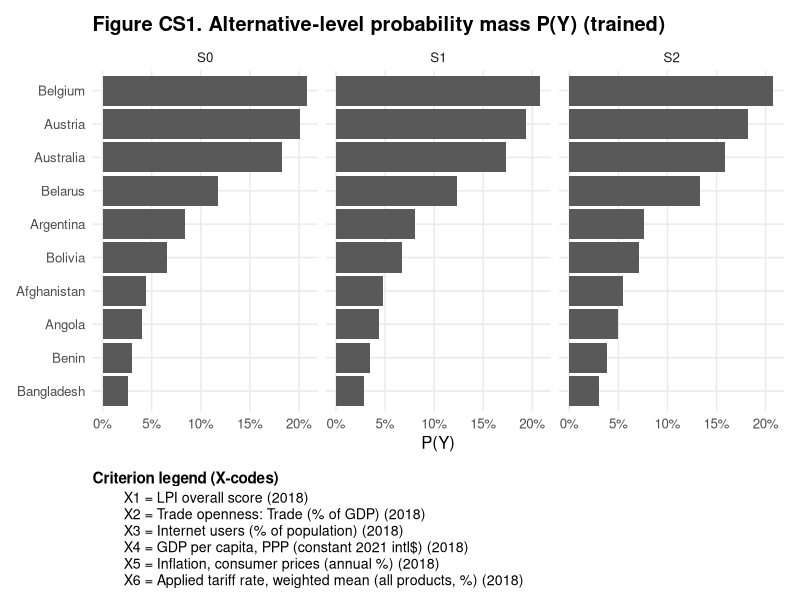
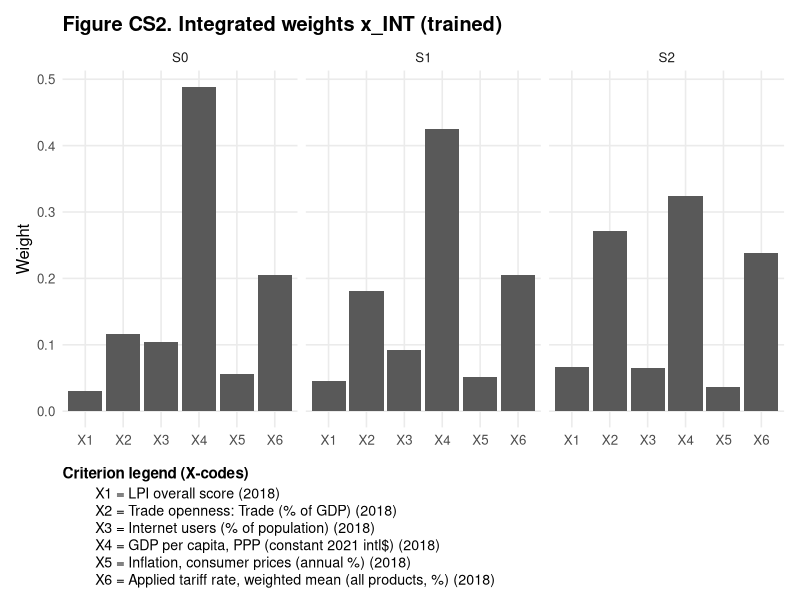
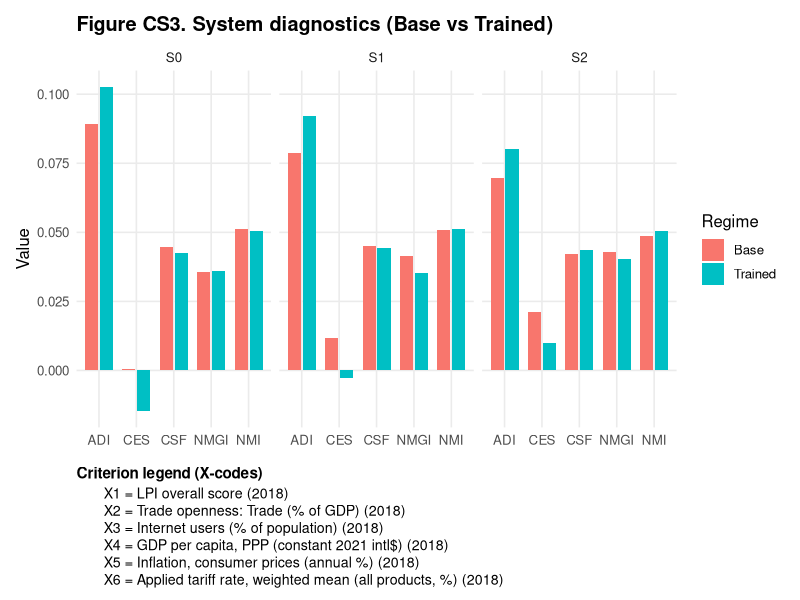
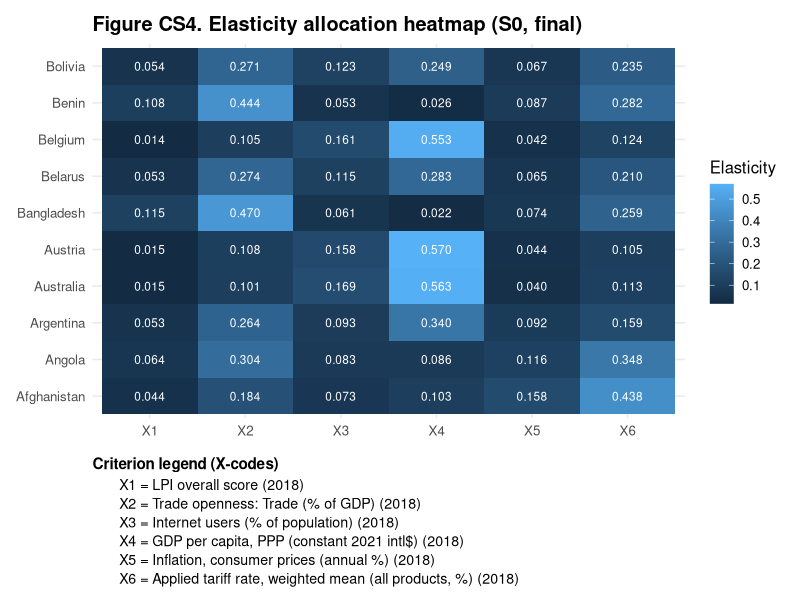
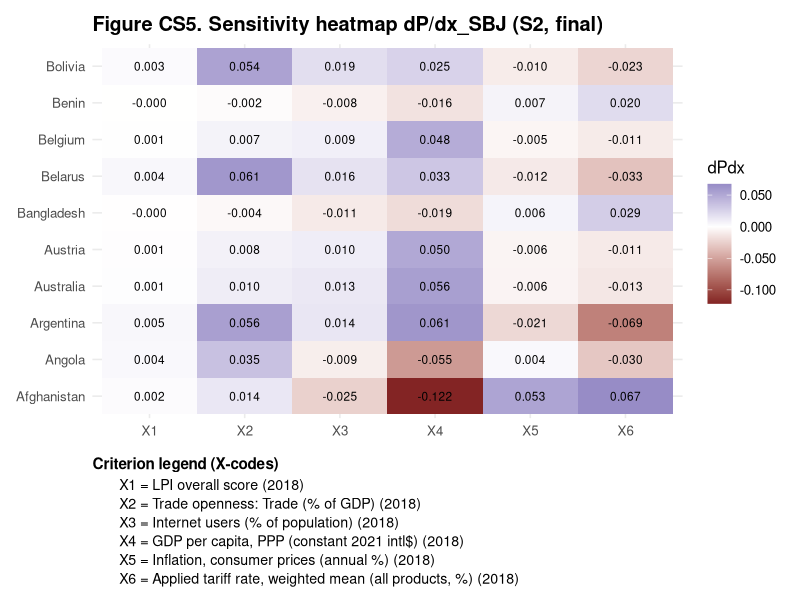
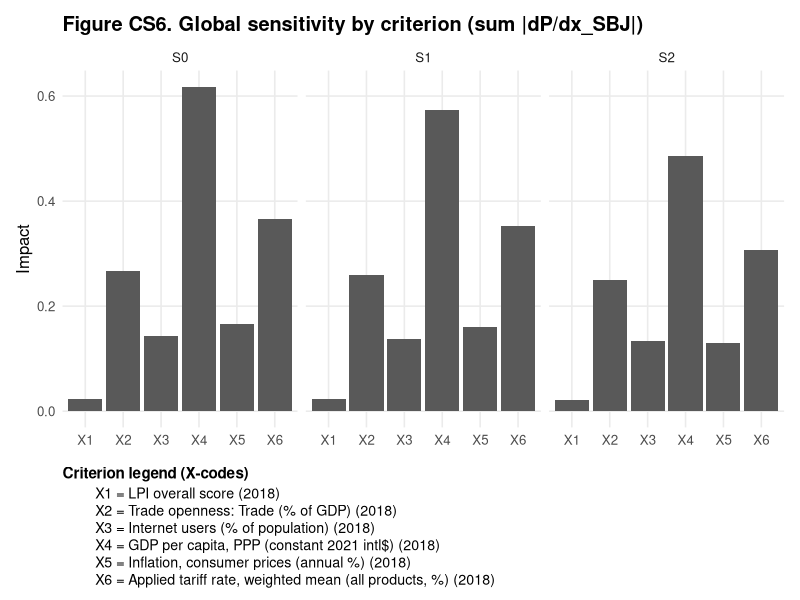

Here is the R script that generated these plots, in order:
## NES-MADM II Case Study Plots (X1..X6 + legend under each plot; self-contained) ##
## No file reads, no file writes; plots appear in the active graphics device. ##

suppressPackageStartupMessages({
  library(ggplot2)
  library(dplyr)
  library(tidyr)
  library(scales)
  library(patchwork)  # for plot stacking (plot / legend)
})

# --------------------
# Embedded results data
# --------------------
csv_data <- list(
  S0 = list(
    Weights = "criterion,x_OBJ,x_SBJ_base,x_INT_base,x_SBJ_trained,x_INT_trained\nLPI_Overall_2018,0.0260249495923246,0.213527182002479,0.0334464826708094,0.207660428931826,0.029900613916119\nTrade_Openness_%GDP_2018,0.131238845867537,0.153343840215721,0.121124105404443,0.160717534330803,0.116700019748099\nInternet_Users_%Pop_2018,0.140721847225536,0.153343840215721,0.102033621718552,0.169146477721765,0.103866764458129\nGDPpc_PPP_const2021$_2018,0.363042591208651,0.171543683634539,0.486967614911565,0.156102280190371,0.488727292739085\nInflation_CPI_%_2018,0.102093017222221,0.121708846935467,0.054019065666313,0.123334693406271,0.0554999084382001\nTariff_WM_AllProducts_%_MRV,0.23687874888373,0.186532606996073,0.202409109628317,0.183038585418965,0.205305400700369\n",
    Alternatives = "alternative,P_Y_base,P_Y_trained\nAfghanistan,0.0524703318354977,0.0440646312867626\nAngola,0.0413098072796611,0.0398937230035963\nArgentina,0.0822702231414602,0.0838829692752737\nAustralia,0.175451085341727,0.183204069173761\nAustria,0.190679625192888,0.200921039879047\nBangladesh,0.0323964780150571,0.026289967508393\nBelarus,0.109115764739274,0.117447145812153\nBelgium,0.195388741009365,0.20835560597423\nBenin,0.0348680511056126,0.0303063701030648\nBolivia,0.0860508923394585,0.065634477983718\n",
    System_Base = "S_Y,S_Y_given_X,I_Y_given_X,S_X,S_XY,J_XY,NMI,CES,CSF,ADI,NMGI\n3.02573463224701,2.89079468040967,0.134939951837338,2.23387570690442,5.25961033915143,0.134939951837338,0.0513122610847847,0.0003416500230804,0.044596956297486,0.0891631167743238,0.0355078050951722\n",
    System_Trained = "S_Y,S_Y_given_X,I_Y_given_X,S_X,S_XY,J_XY,NMI,CES,CSF,ADI,NMGI,DMI\n2.9807454155678,2.85390591434741,0.126839501220394,2.05769462838988,5.03844004395768,0.126839501220394,0.0503493317393895,-0.0147462026600183,0.042552978948,0.102705624785241,0.0359602196942132,0.940740740740741\n",
    Elasticities_Final = "Alternative,LPI_Overall_2018,Trade_Openness_%GDP_2018,Internet_Users_%Pop_2018,GDPpc_PPP_const2021$_2018,Inflation_CPI_%_2018,Tariff_WM_AllProducts_%_MRV\nAfghanistan,0.044458,0.183508,0.07278,0.10311,0.158258,0.437886\nAngola,0.064443,0.303725,0.082624,0.085534,0.115855,0.347819\nArgentina,0.053281,0.26426,0.093049,0.339553,0.091878,0.158978\nAustralia,0.014505,0.101445,0.168686,0.5627,0.039971,0.112692\nAustria,0.01519,0.107623,0.157812,0.569833,0.044087,0.105454\nBangladesh,0.11452,0.469965,0.060798,0.021675,0.074216,0.258826\nBelarus,0.052985,0.274227,0.115194,0.28294,0.064955,0.2097\nBelgium,0.014434,0.105267,0.16138,0.552588,0.042013,0.124318\nBenin,0.10791,0.44442,0.052907,0.025608,0.087035,0.28212\nBolivia,0.054458,0.271474,0.12267,0.248631,0.067477,0.235291\n",
    dP_dxSBJ_Final = "Alternative,dP/dLPI_Overall_2018,dP/dTrade_Openness_%GDP_2018,dP/dInternet_Users_%Pop_2018,dP/dGDPpc_PPP_const2021$_2018,dP/dInflation_CPI_%_2018,dP/dTariff_WM_AllProducts_%_MRV\nAfghanistan,0.003089,0.018317,-0.010268,-0.069837,0.046085,0.065424\nAngola,0.004186,0.033612,0.00042,-0.022708,0.008425,-0.010405\nArgentina,0.005027,0.060829,0.025543,0.122361,-0.037774,-0.099838\nAustralia,0.001117,0.009048,0.01653,0.10252,-0.0093,-0.02068\nAustria,0.00091,0.00746,0.012975,0.091345,-0.008803,-0.02038\nBangladesh,-0.00057,-0.00412,-0.01087,-0.01458,0.00619,0.02395\nBelarus,0.004832,0.06606,0.023561,0.053292,-0.01814,-0.04782\nBelgium,0.00086,0.00692,0.01201,0.08587,-0.00878,-0.01998\nBenin,-0.00032,-0.00266,-0.00788,-0.01218,0.00624,0.01699\nBolivia,0.002788,0.058318,0.022682,0.043114,-0.016286,-0.040946\n"
  ),
  S1 = list(
    Weights = "criterion,x_OBJ,x_SBJ_base,x_INT_base,x_SBJ_trained,x_INT_trained\nLPI_Overall_2018,0.0260249495923246,0.282762824180078,0.0506162676610129,0.273895399864027,0.0449221399893874\nTrade_Openness_%GDP_2018,0.131238845867537,0.20639497196336,0.18630894901052,0.218594414239789,0.180795944429309\nInternet_Users_%Pop_2018,0.140721847225536,0.121838975673184,0.0907163901938774,0.135659127851689,0.0926948118082019\nGDPpc_PPP_const2021$_2018,0.363042591208651,0.121838975673184,0.429792403195361,0.10300306633306,0.425606048305088\nInflation_CPI_%_2018,0.102093017222221,0.101803459373975,0.0508596932889824,0.0998517845471592,0.0514462850324135\nTariff_WM_AllProducts_%_MRV,0.23687874888373,0.165360793136219,0.191706296650246,0.169,0.2045347704356\n",
    Alternatives = "alternative,P_Y_base,P_Y_trained\nAfghanistan,0.056998625153174,0.0479767441860465\nAngola,0.0455406018052335,0.0439509101703295\nArgentina,0.0788050383426513,0.080630779392338\nAustralia,0.164325175193267,0.172688024711696\nAustria,0.182411434677097,0.193363844753663\nBangladesh,0.0358246158159851,0.0284685671916526\nBelarus,0.11265158869991,0.12314309113739\nBelgium,0.198902931216161,0.207903608864387\nBenin,0.0385414557608166,0.0343490304709141\nBolivia,0.085998533336704,0.0675233981225831\n",
    System_Base = "S_Y,S_Y_given_X,I_Y_given_X,S_X,S_XY,J_XY,NMI,CES,CSF,ADI,NMGI\n3.06015834865638,2.92257233995171,0.137586008704668,2.33736124665627,5.39751959531265,0.137586008704668,0.0509810828314853,0.0115869476310556,0.0449596162106908,0.0788005455728754,0.0414767618159557\n",
    System_Trained = "S_Y,S_Y_given_X,I_Y_given_X,S_X,S_XY,J_XY,NMI,CES,CSF,ADI,NMGI,DMI\n3.01617343119434,2.88294143200228,0.133231999192057,2.17833823461811,5.19451166581245,0.133231999192057,0.0512969914960764,-0.0028272266326824,0.0441717884257016,0.0920413315276462,0.035318625044901,0.866666666666667\n",
    Elasticities_Final = "Alternative,LPI_Overall_2018,Trade_Openness_%GDP_2018,Internet_Users_%Pop_2018,GDPpc_PPP_const2021$_2018,Inflation_CPI_%_2018,Tariff_WM_AllProducts_%_MRV\nAfghanistan,0.061346,0.261116,0.059656,0.082471,0.134738,0.400672\nAngola,0.081388,0.356929,0.076192,0.07357,0.091693,0.320228\nArgentina,0.075917,0.342561,0.084238,0.278293,0.076132,0.142859\nAustralia,0.024085,0.160668,0.155146,0.523923,0.036221,0.099957\nAustria,0.025687,0.175354,0.147379,0.531803,0.039993,0.079784\nBangladesh,0.137966,0.552898,0.047332,0.019022,0.061237,0.182545\nBelarus,0.076166,0.352728,0.101633,0.239574,0.055411,0.174488\nBelgium,0.024414,0.174773,0.14862,0.513814,0.040554,0.097825\nBenin,0.127571,0.527017,0.041302,0.021547,0.071307,0.211256\nBolivia,0.075264,0.345289,0.111205,0.213174,0.057541,0.197528\n",
    dP_dxSBJ_Final = "Alternative,dP/dLPI_Overall_2018,dP/dTrade_Openness_%GDP_2018,dP/dInternet_Users_%Pop_2018,dP/dGDPpc_PPP_const2021$_2018,dP/dInflation_CPI_%_2018,dP/dTariff_WM_AllProducts_%_MRV\nAfghanistan,0.002877,0.017629,-0.013269,-0.079031,0.049977,0.068682\nAngola,0.004103,0.034931,-0.000675,-0.029057,0.006986,-0.017909\nArgentina,0.004955,0.058696,0.022917,0.103517,-0.032408,-0.089484\nAustralia,0.001098,0.009135,0.015693,0.089907,-0.008707,-0.018148\nAustria,0.000886,0.007325,0.012101,0.08017,-0.008303,-0.017904\nBangladesh,-0.00057,-0.004105,-0.011207,-0.016053,0.006507,0.025428\nBelarus,0.004675,0.063629,0.022013,0.046487,-0.015777,-0.042809\nBelgium,0.000819,0.006744,0.011047,0.075296,-0.007737,-0.016488\nBenin,-0.00031,-0.002542,-0.008178,-0.013267,0.006716,0.017763\nBolivia,0.00269,0.055258,0.020676,0.041079,-0.016253,-0.038284\n"
  ),
  S2 = list(
    Weights = "criterion,x_OBJ,x_SBJ_base,x_INT_base,x_SBJ_trained,x_INT_trained\nLPI_Overall_2018,0.0260249495923246,0.361807676084703,0.0746143076716728,0.348250675548829,0.0663860769310841\nTrade_Openness_%GDP_2018,0.131238845867537,0.261657606990498,0.272110721264777,0.281670296918306,0.270769628411272\nInternet_Users_%Pop_2018,0.140721847225536,0.0738983294311263,0.0635937503005046,0.0909337180517308,0.064342058586058\nGDPpc_PPP_const2021$_2018,0.363042591208651,0.0709623138182195,0.314802044429682,0.0604827181556787,0.323529677243483\nInflation_CPI_%_2018,0.102093017222221,0.0637899083737141,0.0364726790493884,0.062414410520141,0.0361633868028022\nTariff_WM_AllProducts_%_MRV,0.23687874888373,0.167883865302,0.238406497284,0.156248180805315,0.238809172025301\n",
    Alternatives = "alternative,P_Y_base,P_Y_trained\nAfghanistan,0.064287385010605,0.0550935550935551\nAngola,0.0506639313523396,0.0493793793793794\nArgentina,0.0740614623387504,0.0757717717717718\nAustralia,0.150625264732633,0.158118118118118\nAustria,0.172058820414513,0.182433933933934\nBangladesh,0.0389030073636341,0.0297922922922923\nBelarus,0.120816123715006,0.13271046046046\nBelgium,0.195865394972681,0.207039039039039\nBenin,0.0437948330941491,0.0384894894894895\nBolivia,0.0889237760056892,0.071172972972973\n",
    System_Base = "S_Y,S_Y_given_X,I_Y_given_X,S_X,S_XY,J_XY,NMI,CES,CSF,ADI,NMGI\n3.09020769137778,2.95941194309974,0.130795748278044,2.30073208347918,5.39093977485696,0.130795748278044,0.0485235891248768,0.0211982064874585,0.0423258068729506,0.0697547920637451,0.0429492342629792\n",
    System_Trained = "S_Y,S_Y_given_X,I_Y_given_X,S_X,S_XY,J_XY,NMI,CES,CSF,ADI,NMGI,DMI\n3.05558272112216,2.92239354606592,0.133189175056246,2.21811231857205,5.27369503969421,0.133189175056246,0.0505112094704705,0.0101073619643453,0.0435890023099866,0.0801775988182533,0.0404651507540377,0.866666666666667\n",
    Elasticities_Final = "Alternative,LPI_Overall_2018,Trade_Openness_%GDP_2018,Internet_Users_%Pop_2018,GDPpc_PPP_const2021$_2018,Inflation_CPI_%_2018,Tariff_WM_AllProducts_%_MRV\nAfghanistan,0.078946,0.340544,0.03606,0.054593,0.082475,0.407383\nAngola,0.096202,0.411959,0.042032,0.054158,0.062081,0.333568\nArgentina,0.101333,0.431079,0.064042,0.220756,0.053384,0.129406\nAustralia,0.034428,0.211075,0.115934,0.469238,0.032663,0.136662\nAustria,0.03664,0.22575,0.110081,0.476214,0.035503,0.115812\nBangladesh,0.171901,0.620006,0.029023,0.014635,0.040074,0.124361\nBelarus,0.106147,0.43646,0.08025,0.184202,0.043659,0.149282\nBelgium,0.035024,0.218771,0.110897,0.459343,0.035609,0.140356\nBenin,0.162584,0.592458,0.025645,0.01657,0.049368,0.153375\nBolivia,0.102191,0.431003,0.092198,0.157751,0.043316,0.17354\n",
    dP_dxSBJ_Final = "Alternative,dP/dLPI_Overall_2018,dP/dTrade_Openness_%GDP_2018,dP/dInternet_Users_%Pop_2018,dP/dGDPpc_PPP_const2021$_2018,dP/dInflation_CPI_%_2018,dP/dTariff_WM_AllProducts_%_MRV\nAfghanistan,0.001987,0.013648,-0.024963,-0.121786,0.052764,0.067478\nAngola,0.003734,0.035381,-0.00922,-0.055284,0.004061,-0.030232\nArgentina,0.004767,0.055834,0.014167,0.061274,-0.02097,-0.069456\nAustralia,0.001194,0.010182,0.012927,0.055975,-0.006152,-0.012749\nAustria,0.000946,0.007972,0.010076,0.05047,-0.006028,-0.011229\nBangladesh,-0.00048,-0.003633,-0.011262,-0.018846,0.006152,0.028648\nBelarus,0.004423,0.060576,0.016432,0.03262,-0.011661,-0.03306\nBelgium,0.000833,0.006876,0.008869,0.047786,-0.005329,-0.010771\nBenin,-0.00025,-0.002099,-0.007962,-0.015603,0.006642,0.019934\nBolivia,0.002655,0.053971,0.018604,0.025432,-0.010182,-0.022732\n"
  )
)

read_embedded <- function(txt) read.csv(text = txt, stringsAsFactors = FALSE, check.names = FALSE)
S <- lapply(csv_data, function(x) lapply(x, read_embedded))

# -------------------------
# X1..X6 mapping (legend)
# -------------------------
crit_map <- tibble(
  CriterionFull = c(
    "LPI_Overall_2018",
    "Trade_Openness_%GDP_2018",
    "Internet_Users_%Pop_2018",
    "GDPpc_PPP_const2021$_2018",
    "Inflation_CPI_%_2018",
    "Tariff_WM_AllProducts_%_MRV"
  ),
  X = paste0("X", 1:6),
  Description = c(
    "LPI overall score (2018)",
    "Trade openness: Trade (% of GDP) (2018)",
    "Internet users (% of population) (2018)",
    "GDP per capita, PPP (constant 2021 intl$) (2018)",
    "Inflation, consumer prices (annual %) (2018)",
    "Applied tariff rate, weighted mean (all products, %) (2018)"
  )
)

# Legend plot WITHOUT row_number()/n() inside aes()
make_x_legend_plot <- function(title = "Criterion legend (X-codes)") {
  leg_df <- crit_map %>%
    transmute(Line = paste0(X, " = ", Description))
  # Force order top-to-bottom by factor levels (no data-masking functions)
  leg_df$Line <- factor(leg_df$Line, levels = rev(leg_df$Line))
  
  ggplot(leg_df, aes(x = 0, y = Line)) +
    geom_text(aes(label = Line), hjust = 0, size = 3.6) +
    coord_cartesian(xlim = c(0, 1)) +
    labs(title = title, x = NULL, y = NULL) +
    theme_void(base_size = 11) +
    theme(
      plot.title = element_text(face = "bold", size = 11, hjust = 0),
      plot.margin = margin(2, 5, 2, 5)
    )
}

# Rename helper (X = old_full_name)
rename_to_X <- function(df, first_col = "Alternative") {
  names(df)[1] <- first_col
  full   <- crit_map$CriterionFull
  xnames <- crit_map$X
  
  if (all(full %in% names(df))) {
    df <- df %>% rename(!!!setNames(full, xnames))  # new=X, old=full
  } else {
    # fallback: just enforce X1..X6 on columns 2..7
    names(df)[2:7] <- xnames
  }
  df
}

theme_pub <- theme_minimal(base_size = 12) +
  theme(
    panel.grid.minor = element_blank(),
    plot.title = element_text(face = "bold"),
    axis.text.x = element_text(angle = 0, hjust = 0.5)
  )

# --------------------
# Data preparation
# --------------------
alt_long <- bind_rows(lapply(names(S), function(sc){
  df <- S[[sc]]$Alternatives
  df$Scenario <- sc
  df
}))

w_long <- bind_rows(lapply(names(S), function(sc){
  df <- S[[sc]]$Weights
  df$Scenario <- sc
  df
})) %>%
  left_join(crit_map, by = c("criterion" = "CriterionFull")) %>%
  mutate(CriterionX = factor(X, levels = crit_map$X))

sys_long <- bind_rows(lapply(names(S), function(sc){
  b <- S[[sc]]$System_Base;    b$Regime <- "Base"
  t <- S[[sc]]$System_Trained; t$Regime <- "Trained"
  b$Scenario <- sc; t$Scenario <- sc
  bind_rows(b, t)
}))

diag_vars <- c("NMI","CES","CSF","ADI","NMGI")
sys_diag_long <- sys_long %>%
  select(Scenario, Regime, all_of(diag_vars)) %>%
  pivot_longer(cols = all_of(diag_vars), names_to = "Index", values_to = "Value")

elas_S0_long <- rename_to_X(S[["S0"]]$Elasticities_Final, "Alternative") %>%
  pivot_longer(cols = starts_with("X"), names_to = "X", values_to = "Elasticity") %>%
  mutate(X = factor(X, levels = crit_map$X))

sens_S2_long <- rename_to_X(S[["S2"]]$dP_dxSBJ_Final, "Alternative") %>%
  pivot_longer(cols = starts_with("X"), names_to = "X", values_to = "dPdx") %>%
  mutate(X = factor(X, levels = crit_map$X))

glob_sens <- bind_rows(lapply(names(S), function(sc){
  df <- rename_to_X(S[[sc]]$dP_dxSBJ_Final, "Alternative")
  df %>%
    select(-Alternative) %>%
    summarise(across(everything(), ~sum(abs(.), na.rm = TRUE))) %>%
    pivot_longer(cols = everything(), names_to = "X", values_to = "Impact") %>%
    mutate(Scenario = sc, X = factor(X, levels = crit_map$X))
}))

# --------------------
# Figures (printed; no saving)
# --------------------

# CS1
p1 <- ggplot(alt_long, aes(x = reorder(alternative, P_Y_trained), y = P_Y_trained)) +
  geom_col() +
  coord_flip() +
  facet_wrap(~Scenario, ncol = 3) +
  labs(title = "Figure CS1. Alternative-level probability mass P(Y) (trained)",
       x = NULL, y = "P(Y)") +
  scale_y_continuous(labels = percent_format(accuracy = 1)) +
  theme_pub
print(p1 / make_x_legend_plot() + plot_layout(heights = c(4, 1.2)))

# CS2
p2 <- ggplot(w_long, aes(x = CriterionX, y = x_INT_trained)) +
  geom_col() +
  facet_wrap(~Scenario, ncol = 3) +
  labs(title = "Figure CS2. Integrated weights x_INT (trained)",
       x = NULL, y = "Weight") +
  theme_pub
print(p2 / make_x_legend_plot() + plot_layout(heights = c(4, 1.2)))

# CS3
p3 <- ggplot(sys_diag_long, aes(x = Index, y = Value, fill = Regime)) +
  geom_col(position = position_dodge(width = 0.8), width = 0.7) +
  facet_wrap(~Scenario, ncol = 3) +
  labs(title = "Figure CS3. System diagnostics (Base vs Trained)",
       x = NULL, y = "Value") +
  theme_pub
print(p3 / make_x_legend_plot() + plot_layout(heights = c(4, 1.2)))

# CS4
p4 <- ggplot(elas_S0_long, aes(x = X, y = Alternative, fill = Elasticity)) +
  geom_tile() +
  geom_text(aes(label = sprintf("%.3f", Elasticity)), size = 3,color="white") +
  labs(title = "Figure CS4. Elasticity allocation heatmap (S0, final)",
       x = NULL, y = NULL) +
  theme_pub
print(p4 / make_x_legend_plot() + plot_layout(heights = c(4.5, 1.4)))

# CS5
p5 <- ggplot(sens_S2_long, aes(x = X, y = Alternative, fill = dPdx)) +
  geom_tile() +
  geom_text(aes(label = sprintf("%.3f", dPdx)), size = 3) +
  labs(title = "Figure CS5. Sensitivity heatmap dP/dx_SBJ (S2, final)",
       x = NULL, y = NULL) +
  scale_fill_gradient2(labels = number_format(accuracy = 0.001)) +
  theme_pub
print(p5 / make_x_legend_plot() + plot_layout(heights = c(4.5, 1.4)))

# CS6
p6 <- ggplot(glob_sens, aes(x = X, y = Impact)) +
  geom_col() +
  facet_wrap(~Scenario, ncol = 3) +
  labs(title = "Figure CS6. Global sensitivity by criterion (sum |dP/dx_SBJ|)",
       x = NULL, y = "Impact") +
  theme_pub
print(p6 / make_x_legend_plot() + plot_layout(heights = c(4, 1.2)))
